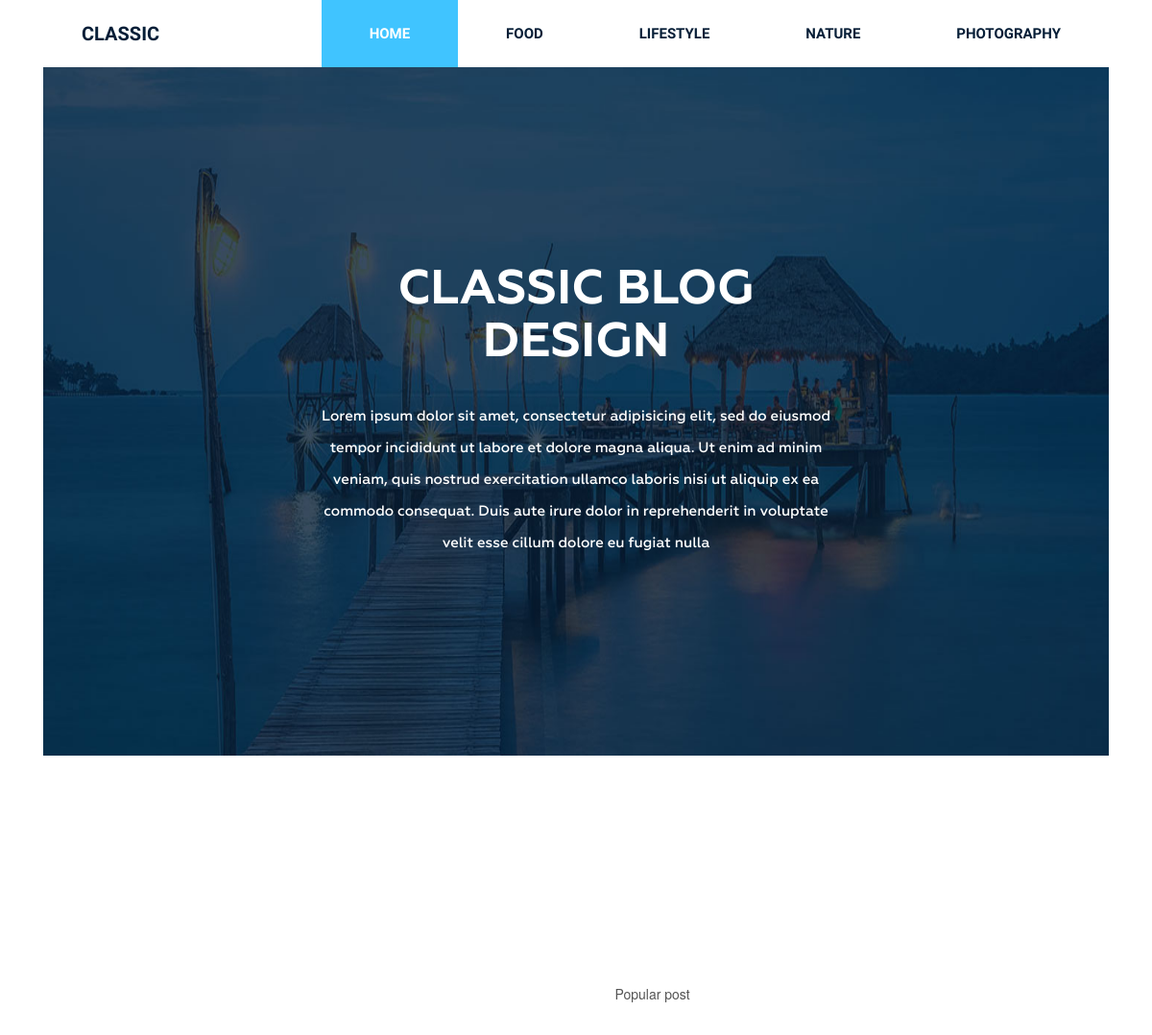
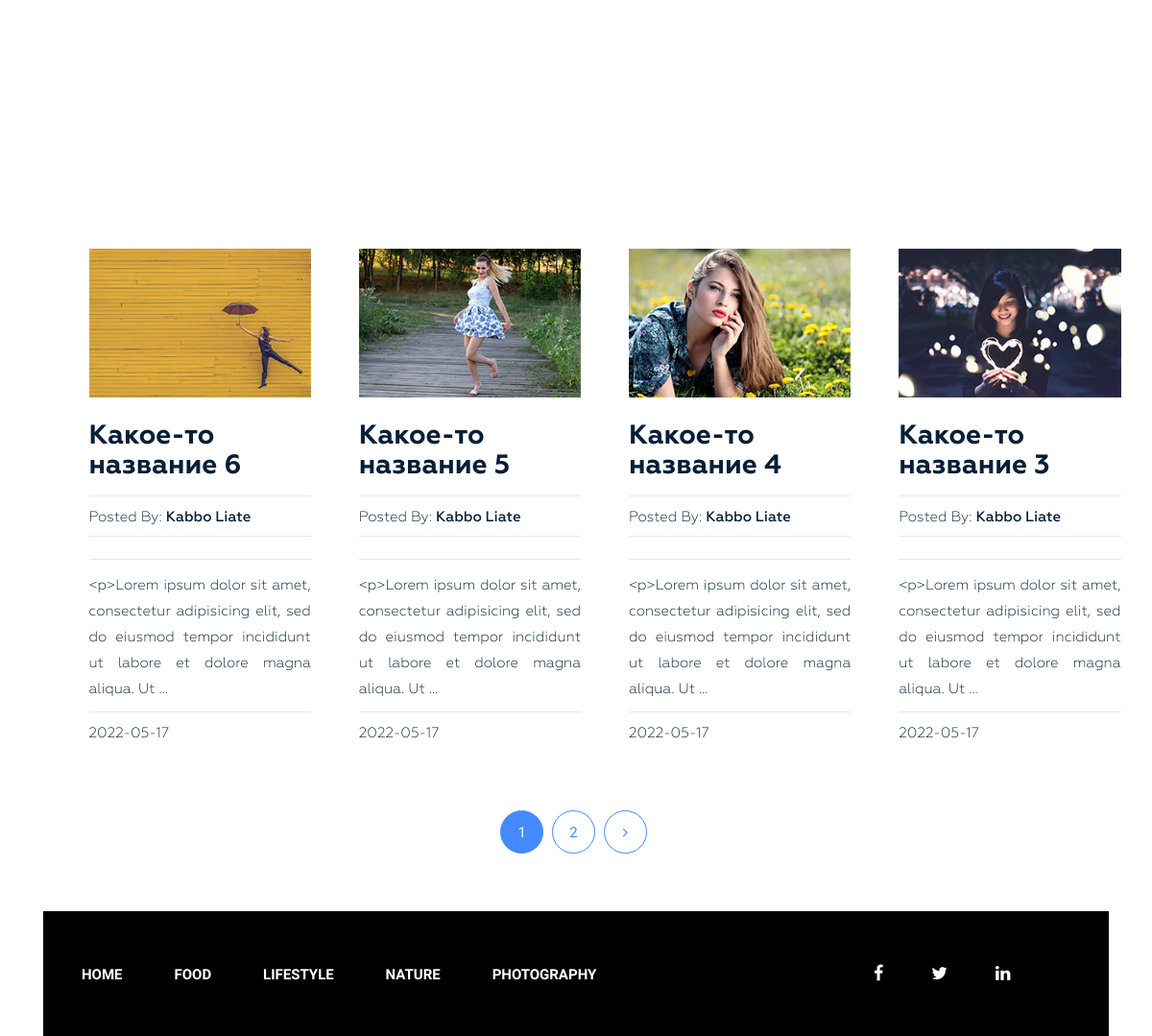
The page / on the database its author committed (2 pictures, top to bottom).
### blog/models.py (models this page shows, shortened)
class Category(models.Model):
    title = models.CharField(max_length=255, verbose_name='Название')
    slug = models.SlugField(max_length=255, verbose_name='Url', unique=True)
    class Meta:
        verbose_name = 'Категорию'
        verbose_name_plural = 'Категории'
        ordering = ['title']
    def get_absolute_url(self):
        return reverse('category', kwargs={'slug': self.slug})

class Post(models.Model):
    title = models.CharField(max_length=255, verbose_name='Название')
    slug = models.SlugField(max_length=255, verbose_name='Url', unique=True)
    author = models.CharField(max_length=100, verbose_name='Автор')
    content = models.TextField(blank=True, verbose_name='Контент')
    created_at = models.DateTimeField(auto_now_add=True, verbose_name='Опубликованно')
    photo = models.ImageField(upload_to='photo/%Y/%m/%d/', verbose_name='Фото', blank=True)
    views = models.IntegerField(default=0, verbose_name='Просмотры')
    category = models.ForeignKey(Category, on_delete=models.PROTECT, related_name='posts', verbose_name='Категория')
    tags = models.ManyToManyField(Tag, blank=True, related_name='posts', verbose_name='Тэг')
    class Meta:
        verbose_name = 'Публикацию'
        verbose_name_plural = 'Публикации'
        ordering = ['-created_at']
    def get_absolute_url(self):
        return reverse('post', kwargs={'slug': self.slug})

### blog/views.py (the view)
# urls.py: path('', Home.as_view(), name='home'),
class Home(ListView):
    model = Post
    template_name = 'blog/index.html'
    context_object_name = 'posts'
    paginate_by = 4
    def get_context_data(self, *, object_list=None, **kwargs):
        context = super(Home, self).get_context_data(**kwargs)
        context['title'] = 'Classic Blog Design'
        return context

### blog/templatetags/menu.py (called while the page is built)
@register.inclusion_tag('blog/menu_tpl.html')
def show_menu(menu_class='menu'):
    categories = Category.objects.annotate(cnt=Count('posts')).filter(cnt__gt=0)
    return {'categories': categories, 'menu_class': menu_class}

### blog/templatetags/sidebar.py (called while the page is built)
@register.inclusion_tag('blog/popular_posts_home_tpl.html')
def get_popular_home(cnt=3):
    posts = Post.objects.order_by('-views')[:cnt]
    return {'posts': posts}

### blog/templates/blog/index.html (shortened to what this page needs)
{% extends 'base.html' %}
{% load static %}
{% load sidebar %}
{% block content %}
        <section class="bg-text-area">
            <div class="container">
                <div class="row">
                    <div class="col-md-12">
                        <div class="bg-text">
                            <h3>Classic BLOG Design</h3>
                            <p>Lorem ipsum dolor sit amet, consectetur adipisicing elit, sed do eiusmod tempor incididunt ut labore et dolore magna aliqua. Ut enim ad minim veniam, quis nostrud exercitation ullamco laboris nisi ut aliquip ex ea commodo consequat. Duis aute irure dolor in reprehenderit in voluptate velit esse cillum dolore eu fugiat nulla </p>
                        </div>
                    </div>
                </div>
            </div>
        </section>
        <section class="blog-post-area">
            <div class="container">
                <div class="row">
                    <div class="blog-post-area-style">
                        {% get_popular_home 3 %}
                        {% for post in posts %}
                            <div class="col-md-3">
                                <div class="single-post">
                                    {% if post.photo %}
                                    <img src="{{ post.photo.url }}" alt="{{ post.title }}">
                                    {% else %}
                                    <img src="https://i.picsum.photos/id/1060/300/201.jpg?blur=2&hmac=0zJLs1ar00sBbW5Ahd_4zA6pgZqCVavwuHToO6VtcYY" alt="{{ post.title }}">
                                    {% endif %}
                                    <h3><a href="{{ post.get_absolute_url }}">{{ post.title }}</a></h3>
                                    <h4><span>Posted By: <span class="author-name">{{ post.author }}</span></span>
                                    </h4>
                                    <p>{{ post.content|truncatewords:20|safe }}</p>
                                    <h4><span>{{ post.created_at|date:'Y-m-d' }}</span></h4>
                                </div>
                            </div>
                        {% endfor %}
                    </div>
                </div>
            </div>
            {% include 'inc/_pagination.html' %}
        </section>
{% endblock %}

### dartblog/static/style.css (style rules this page uses)
.wrapper header.header .menu { margin: 0 }
.wrapper header.header .menu ul { float: right; margin: 0; padding: 0; margin-right: 4px; }
.wrapper header.header .menu ul li { display: inline-block; list-style: outside none none; margin: 0 -4px 0 0; }
.wrapper header.header .menu ul li a { color: rgb(6, 30, 55); font-family: "Raleway", sans-serif; font-size: 15px; font-weight: 600; line-height: 70px; padding: 26px 50px; text-decoration: none; text-transform: uppercase; }
.wrapper header.header .menu ul li.active a { background: #40c4ff; color: #fff; }
.wrapper section.bg-text-area .bg-text { background-image: url(img/bg-iamges.jpg); background-size: 100% 100%; padding: 205px 280px; }
.wrapper section.bg-text-area .bg-text h3 { color: #fff; font-family: Geometria; font-size: 50px; font-weight: 700; text-align: center; text-transform: uppercase; margin: 0; }
.wrapper section.bg-text-area .bg-text p { color: #fff; font-family: Geometria; font-size: 15px; font-weight: 500; line-height: 33px; margin: 32px 0 0; text-align: center; }
section.blog-post-area { margin-top: 50px; }
section.blog-post-area img { width: 100%; }
section.blog-post-area .single-post { padding-right: 20px; margin: 100px 0px 0px; }
section.blog-post-area h4 span { font-family: Geometria; font-weight: 400; font-size: 15px; color: #061e37; text-decoration: none; }
section.blog-post-area h4 span.author-name { font-weight: 500; }
.blog-post-area .single-post h3 a { font-family: Geometria; font-size: 28px; font-weight: 700; text-decoration: none; color: #061e37; }
.blog-post-area .single-post p { color: #061e37; font-family: Geometria; font-size: 15px; font-weight: 400; line-height: 27px; padding-top: 14px; position: relative; text-align: justify; }
.blog-post-area .single-post h4 { margin-bottom: 12px; padding-top: 10px; position: relative; }
.blog-post-area .single-post h4::before { background: #e6e6e6 none repeat scroll 0 0; content: ""; height: 1px; position: absolute; top: 0; width: 100%; }
.blog-post-area .single-post p::before { background: #e6e6e6 none repeat scroll 0 0; content: ""; height: 1px; position: absolute; top: 0; width: 100%; }
.blog-post-area .single-post h3 { margin: 25px 0 15px; }
.blog-post-area .blog-post-area-style { margin: 0 20px 0 40px; }
.wrapper footer.footer .footer-menu { margin: 0 }
.wrapper footer.footer .footer-menu ul { line-height: 130px; margin: 0; padding: 0; }
.wrapper footer.footer .footer-menu ul li { display: inline; list-style: outside none none; margin: 0; padding: 30px 0px; }
.wrapper footer.footer .footer-menu ul li a { color: #fff; font-family: "Raleway", sans-serif; font-size: 15px; font-weight: 600; line-height: 70px; margin-left: 40px; padding: 26px 10px 26px 0; text-decoration: none; text-transform: uppercase; }

### rows shown on the page
Category: title "FOOD"
Category: title "LIFESTYLE"
Category: title "NATURE"
Category: title "PHOTOGRAPHY"
Post: photo (picture), title "Какое-то название 6", author "Kabbo Liate", content "<p>Lorem ipsum dolor sit amet, consectetur adipisicing elit, sed do eiusmod tempor incididunt ut labore et dolore magna aliqua. Ut …", created_at "2022-05-17"
Post: photo (picture), title "Какое-то название 5", author "Kabbo Liate", content "<p>Lorem ipsum dolor sit amet, consectetur adipisicing elit, sed do eiusmod tempor incididunt ut labore et dolore magna aliqua. Ut …", created_at "2022-05-17"
Post: photo (picture), title "Какое-то название 4", author "Kabbo Liate", content "<p>Lorem ipsum dolor sit amet, consectetur adipisicing elit, sed do eiusmod tempor incididunt ut labore et dolore magna aliqua. Ut …", created_at "2022-05-17"
Post: photo (picture), title "Какое-то название 3", author "Kabbo Liate", content "<p>Lorem ipsum dolor sit amet, consectetur adipisicing elit, sed do eiusmod tempor incididunt ut labore et dolore magna aliqua. Ut …", created_at "2022-05-17"

### other values the page prints
{{ p }} "1"
{{ p }} "2"
